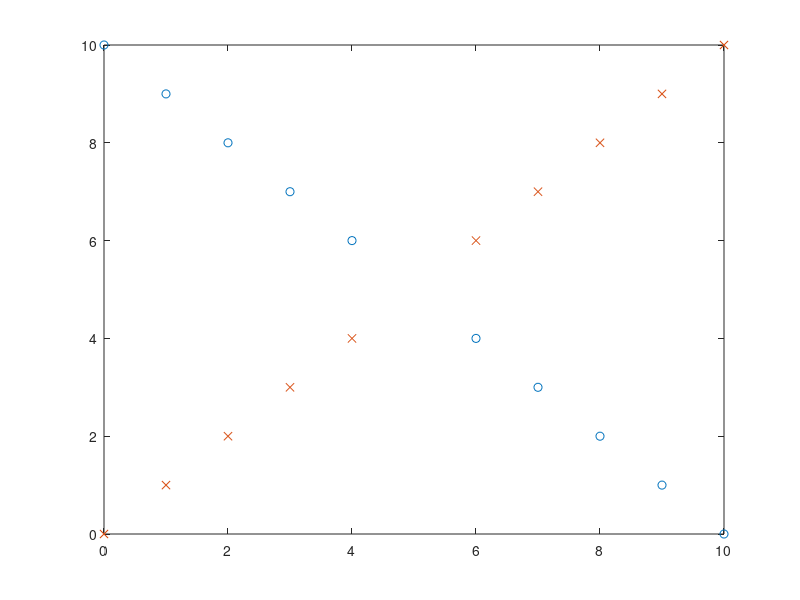

This chart was generated by the following MATLAB code:
A = [
 0 10;
 1 9;
 2 8;
 3 7;
 4 6;
 6 4;
 7 3;
 8 2;
 9 1;
 10 0;
];

plot(A(:,1),A(:,2),'o');

B  = [
 0 0;
 1 1;
 2 2;
 3 3;
 4 4;
 6 6;
 7 7;
 8 8;
 9 9;
 10 10;  
];
d=[1 1 1 1 1 1 1 1 1 1 -1 -1 -1 -1 -1 -1 -1 -1 -1 -1]';
hold on 
plot(B(:,1),B(:,2),'x');

